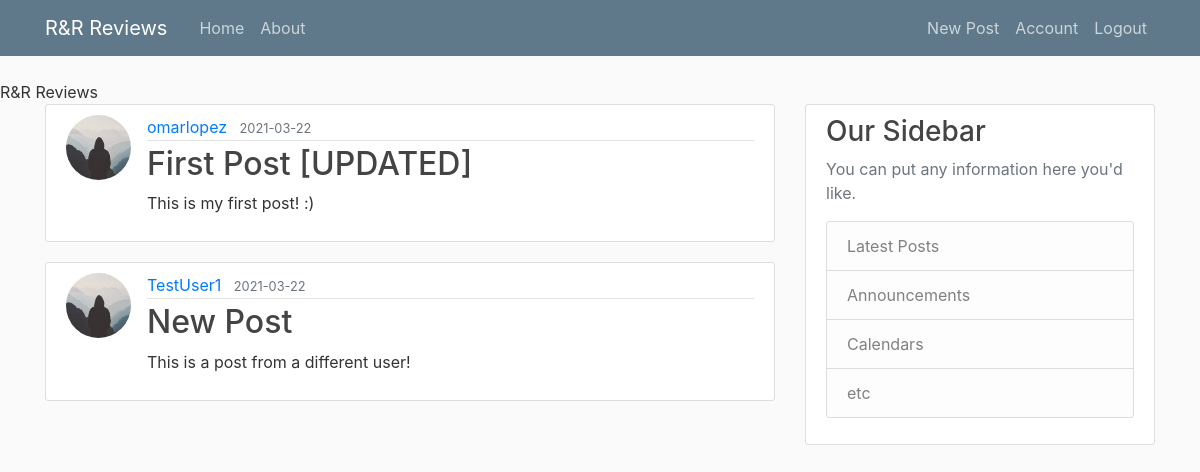
Screenshot of / (signed in) with the database file from the repository.
### app/models.py (models this page shows, shortened)
class Post(db.Model):
    id = db.Column(db.Integer, primary_key=True)
    title = db.Column(db.String(100), nullable=False)
    date_posted = db.Column(db.DateTime, nullable=False, default=datetime.utcnow)
    content = db.Column(db.Text, nullable=False)
    user_id = db.Column(db.Integer, db.ForeignKey('user.id'), nullable=False)

class User(db.Model, UserMixin):
    id = db.Column(db.Integer, primary_key=True)
    username = db.Column(db.String(50), unique=True, nullable=False)
    image_file = db.Column(db.String(20), nullable=False, default='default.jpg')
    password = db.Column(db.String(60), nullable=False)
    posts = db.relationship('Post', backref='author', lazy=True)

### app/routes.py (the view)
@app.route('/')
def home():
    posts = Post.query.all()
    return render_template('home.html', posts=posts)

### app/models.py (called while the page is built)
@login_manager.user_loader
def load_user(user_id):
    return User.query.get(int(user_id))

### app/templates/home.html
{% extends "layout.html" %}
{% block content %}
    {% for post in posts %}
        <article class="media content-section">
            <img class="rounded-circle article-img" src="{{ url_for('static', filename='profile_pics/' + post.author.image_file) }}">
            <div class="media-body">
                <div class="article-metadata">
                    <a class="mr-2" href="#">{{ post.author.username }}</a>
                    <small class="text-muted">{{ post.date_posted.strftime('%Y-%m-%d') }}</small>
                </div>
                <h2><a class="article-title" href="{{ url_for('post', post_id=post.id) }}">{{ post.title }}</a></h2>
                <p class="article-content">{{ post.content }}</p>
            </div>
        </article>
    {% endfor %}
{% endblock content %}

### app/static/main.css (style rules this page uses)
body { background: #fafafa; color: #333333; margin-top: 5rem; }
h1, h2, h3, h4, h5, h6 { color: #444444; }
.content-section { background: #ffffff; padding: 10px 20px; border: 1px solid #dddddd; border-radius: 3px; margin-bottom: 20px; }
.article-title { color: #444444; }
.article-content { white-space: pre-line; }
.article-img { height: 65px; width: 65px; margin-right: 16px; }
.article-metadata { padding-bottom: 1px; margin-bottom: 4px; border-bottom: 1px solid #e3e3e3 }

### rows the page displays
Post: image_file (picture), author.username "omarlopez", date_posted "2021-03-22", title "First Post [UPDATED]", content "This is my first post! :)"
Post: image_file (placeholder picture), author.username "TestUser1", date_posted "2021-03-22", title "New Post", content "This is a post from a different user!"
